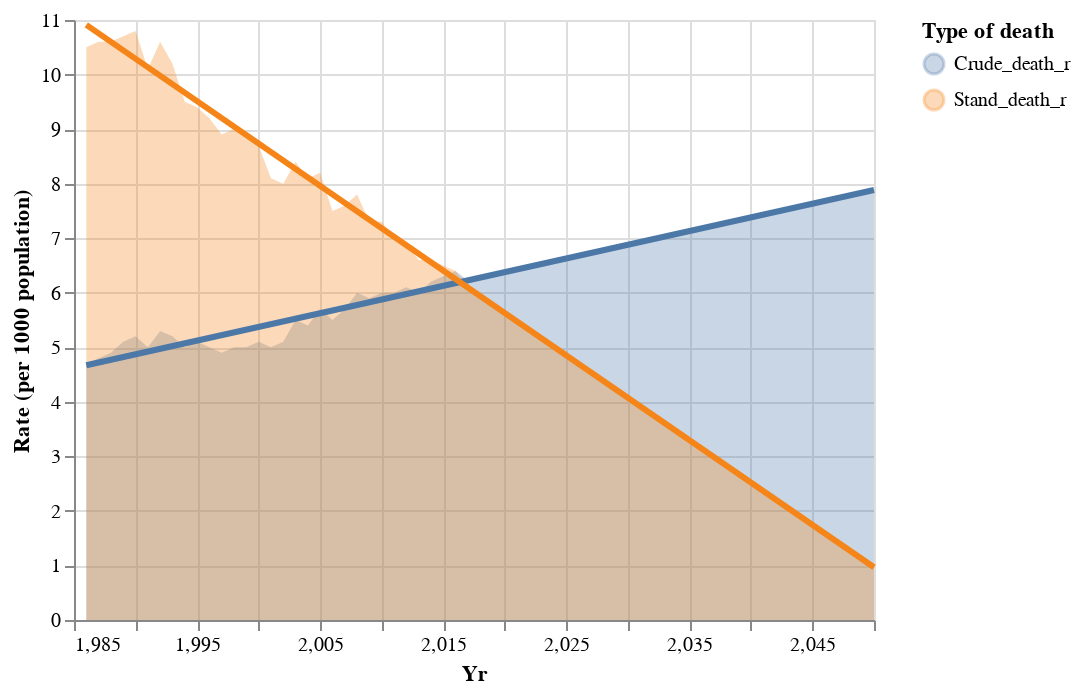

The notebook cell saved with this chart:
### Markdown cell above
After got the values in dataset, the visualization is the same as the above one

### Code cell
df_2 = df.melt(id_vars=['Yr'], value_vars=['Crude_death_r', 'Stand_death_r'], var_name='Type of death', value_name='Rate (per 1000 population)')
df_2

area = alt.Chart(df_2).mark_area(opacity=0.3).encode(
    x = 'Yr',
    y = alt.Y('Rate (per 1000 population)', stack=None),
    color = 'Type of death'
)

base = alt.Chart(df).mark_circle(opacity=0.7).transform_fold(
    fold = ['Crude_death_r', 'Stand_death_r'],
    as_  = ['Type of death', 'Rate (per 1000 population)']
).encode(
    alt.X('Yr'),
    alt.Y('Rate (per 1000 population):Q'),
    alt.Color('Type of death:N')
)

area + base.transform_regression('Yr', 'Rate (per 1000 population)', groupby=['Type of death']).mark_line(size=3)

### Figure 1 — Vega-Lite specification as saved in the notebook (floating-point values rounded to 4 significant figures; data arrays with more than 128 entries replaced by an {"elided": "..."} marker saying what was removed)
{"config": {"view": {"continuousWidth": 400, "continuousHeight": 300}}, "layer": [{"data": {"name": "data-b91638cb0bb3a287e6793abf6d45b987"}, "mark": {"type": "area", "opacity": 0.3}, "encoding": {"color": {"field": "Type of death", "type": "nominal"}, "x": {"field": "Yr", "type": "quantitative"}, "y": {"field": "Rate (per 1000 population)", "stack": null, "type": "quantitative"}}}, {"data": {"name": "data-97877a78aba689422f19890165ac8ce4"}, "mark": {"type": "line", "size": 3}, "encoding": {"color": {"field": "Type of death", "type": "nominal"}, "x": {"field": "Yr", "type": "quantitative"}, "y": {"field": "Rate (per 1000 population)", "type": "quantitative"}}, "transform": [{"fold": ["Crude_death_r", "Stand_death_r"], "as": ["Type of death", "Rate (per 1000 population)"]}, {"on": "Yr", "regression": "Rate (per 1000 population)", "groupby": ["Type of death"]}]}], "$schema": "https://vega.github.io/schema/vega-lite/v4.17.0.json", "datasets": {"data-b91638cb0bb3a287e6793abf6d45b987": {"elided": "130 records"}, "data-97877a78aba689422f19890165ac8ce4": [{"Yr": 1986, "Crude_death_r": 4.7, "Stand_death_r": 10.5}, {"Yr": 1987, "Crude_death_r": 4.8, "Stand_death_r": 10.6}, {"Yr": 1988, "Crude_death_r": 4.9, "Stand_death_r": 10.6}, {"Yr": 1989, "Crude_death_r": 5.1, "Stand_death_r": 10.7}, {"Yr": 1990, "Crude_death_r": 5.2, "Stand_death_r": 10.8}, {"Yr": 1991, "Crude_death_r": 5.0, "Stand_death_r": 10.1}, {"Yr": 1992, "Crude_death_r": 5.3, "Stand_death_r": 10.6}, {"Yr": 1993, "Crude_death_r": 5.2, "Stand_death_r": 10.2}, {"Yr": 1994, "Crude_death_r": 5.0, "Stand_death_r": 9.5}, {"Yr": 1995, "Crude_death_r": 5.1, "Stand_death_r": 9.4}, {"Yr": 1996, "Crude_death_r": 5.0, "Stand_death_r": 9.2}, {"Yr": 1997, "Crude_death_r": 4.9, "Stand_death_r": 8.9}, {"Yr": 1998, "Crude_death_r": 5.0, "Stand_death_r": 9.0}, {"Yr": 1999, "Crude_death_r": 5.0, "Stand_death_r": 8.9}, {"Yr": 2000, "Crude_death_r": 5.1, "Stand_death_r": 8.7}, {"Yr": 2001, "Crude_death_r": 5.0, "Stand_death_r": 8.1}, {"Yr": 2002, "Crude_death_r": 5.1, "Stand_death_r": 8.0}, {"Yr": 2003, "Crude_death_r": 5.5, "Stand_death_r": 8.4}, {"Yr": 2004, "Crude_death_r": 5.4, "Stand_death_r": 8.1}, {"Yr": 2005, "Crude_death_r": 5.7, "Stand_death_r": 8.2}, {"Yr": 2006, "Crude_death_r": 5.5, "Stand_death_r": 7.5}, {"Yr": 2007, "Crude_death_r": 5.7, "Stand_death_r": 7.6}, {"Yr": 2008, "Crude_death_r": 6.0, "Stand_death_r": 7.8}, {"Yr": 2009, "Crude_death_r": 5.9, "Stand_death_r": 7.3}, {"Yr": 2010, "Crude_death_r": 6.0, "Stand_death_r": 7.3}, {"Yr": 2011, "Crude_death_r": 6.0, "Stand_death_r": 7.0}, {"Yr": 2012, "Crude_death_r": 6.1, "Stand_death_r": 6.9}, {"Yr": 2013, "Crude_death_r": 6.0, "Stand_death_r": 6.6}, {"Yr": 2014, "Crude_death_r": 6.2, "Stand_death_r": 6.6}, {"Yr": 2015, "Crude_death_r": 6.3, "Stand_death_r": 6.5}, {"Yr": 2016, "Crude_death_r": 6.4, "Stand_death_r": 6.4}, {"Yr": 2017, "Crude_death_r": 6.226, "Stand_death_r": 6.095}, {"Yr": 2018, "Crude_death_r": 6.276, "Stand_death_r": 5.939}, {"Yr": 2019, "Crude_death_r": 6.326, "Stand_death_r": 5.784}, {"Yr": 2020, "Crude_death_r": 6.376, "Stand_death_r": 5.629}, {"Yr": 2021, "Crude_death_r": 6.427, "Stand_death_r": 5.473}, {"Yr": 2022, "Crude_death_r": 6.477, "Stand_death_r": 5.318}, {"Yr": 2023, "Crude_death_r": 6.527, "Stand_death_r": 5.163}, {"Yr": 2024, "Crude_death_r": 6.577, "Stand_death_r": 5.007}, {"Yr": 2025, "Crude_death_r": 6.627, "Stand_death_r": 4.852}, {"Yr": 2026, "Crude_death_r": 6.678, "Stand_death_r": 4.697}, {"Yr": 2027, "Crude_death_r": 6.728, "Stand_death_r": 4.541}, {"Yr": 2028, "Crude_death_r": 6.778, "Stand_death_r": 4.386}, {"Yr": 2029, "Crude_death_r": 6.828, "Stand_death_r": 4.23}, {"Yr": 2030, "Crude_death_r": 6.878, "Stand_death_r": 4.075}, {"Yr": 2031, "Crude_death_r": 6.929, "Stand_death_r": 3.92}, {"Yr": 2032, "Crude_death_r": 6.979, "Stand_death_r": 3.764}, {"Yr": 2033, "Crude_death_r": 7.029, "Stand_death_r": 3.609}, {"Yr": 2034, "Crude_death_r": 7.079, "Stand_death_r": 3.454}, {"Yr": 2035, "Crude_death_r": 7.129, "Stand_death_r": 3.298}, {"Yr": 2036, "Crude_death_r": 7.18, "Stand_death_r": 3.143}, {"Yr": 2037, "Crude_death_r": 7.23, "Stand_death_r": 2.988}, {"Yr": 2038, "Crude_death_r": 7.28, "Stand_death_r": 2.832}, {"Yr": 2039, "Crude_death_r": 7.33, "Stand_death_r": 2.677}, {"Yr": 2040, "Crude_death_r": 7.38, "Stand_death_r": 2.521}, {"Yr": 2041, "Crude_death_r": 7.431, "Stand_death_r": 2.366}, {"Yr": 2042, "Crude_death_r": 7.481, "Stand_death_r": 2.211}, {"Yr": 2043, "Crude_death_r": 7.531, "Stand_death_r": 2.055}, {"Yr": 2044, "Crude_death_r": 7.581, "Stand_death_r": 1.9}, {"Yr": 2045, "Crude_death_r": 7.631, "Stand_death_r": 1.745}, {"Yr": 2046, "Crude_death_r": 7.682, "Stand_death_r": 1.589}, {"Yr": 2047, "Crude_death_r": 7.732, "Stand_death_r": 1.434}, {"Yr": 2048, "Crude_death_r": 7.782, "Stand_death_r": 1.279}, {"Yr": 2049, "Crude_death_r": 7.832, "Stand_death_r": 1.123}, {"Yr": 2050, "Crude_death_r": 7.882, "Stand_death_r": 0.9679}]}}
